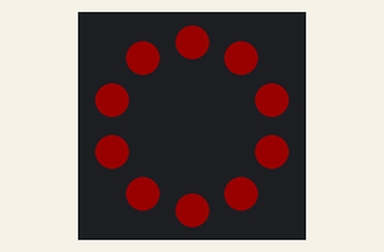
Recording of a program running on a simulated Circuit Playground running CircuitPython. On the bench: the board's ring of 10 RGB LEDs (number 0 left of the top, counting anticlockwise). Dim RGB values are drawn brighter than linear.

Above: at 0.5 s.
At 38.2 s:
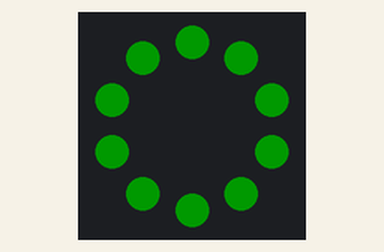

The program:

main.py
```python
import time

import board
import neopixel

pixels = neopixel.NeoPixel(board.NEOPIXEL, 10, brightness=.1)

# Colors
BLACK = (0, 0, 0)
RED = (255, 0, 0)
PINK = (255, 100, 120)
ORANGE = (255, 100, 0)
YELLOW = (255, 255, 0)
GREEN = (0, 255, 0)
CYAN = (0, 255, 255)
PURPLE = (255, 0, 255)
BLUE = (0, 0, 255)
LIGHT_BLUE = (80, 200, 175)
WHITE = (255, 255, 255)

pixels = pixels
pixels.fill(BLACK)
pixels.show()

while True:
    for i in range(len(pixels)):
        pixels[i] = RED
        time.sleep(.05)
    time.sleep(1)

    for i in range(len(pixels)):
        pixels[i] = GREEN
        time.sleep(.05)
    time.sleep(1)
```

Measured:
- what the display in image 0 shows lasts 1.0 s, from 0.5 s to 1.5 s
